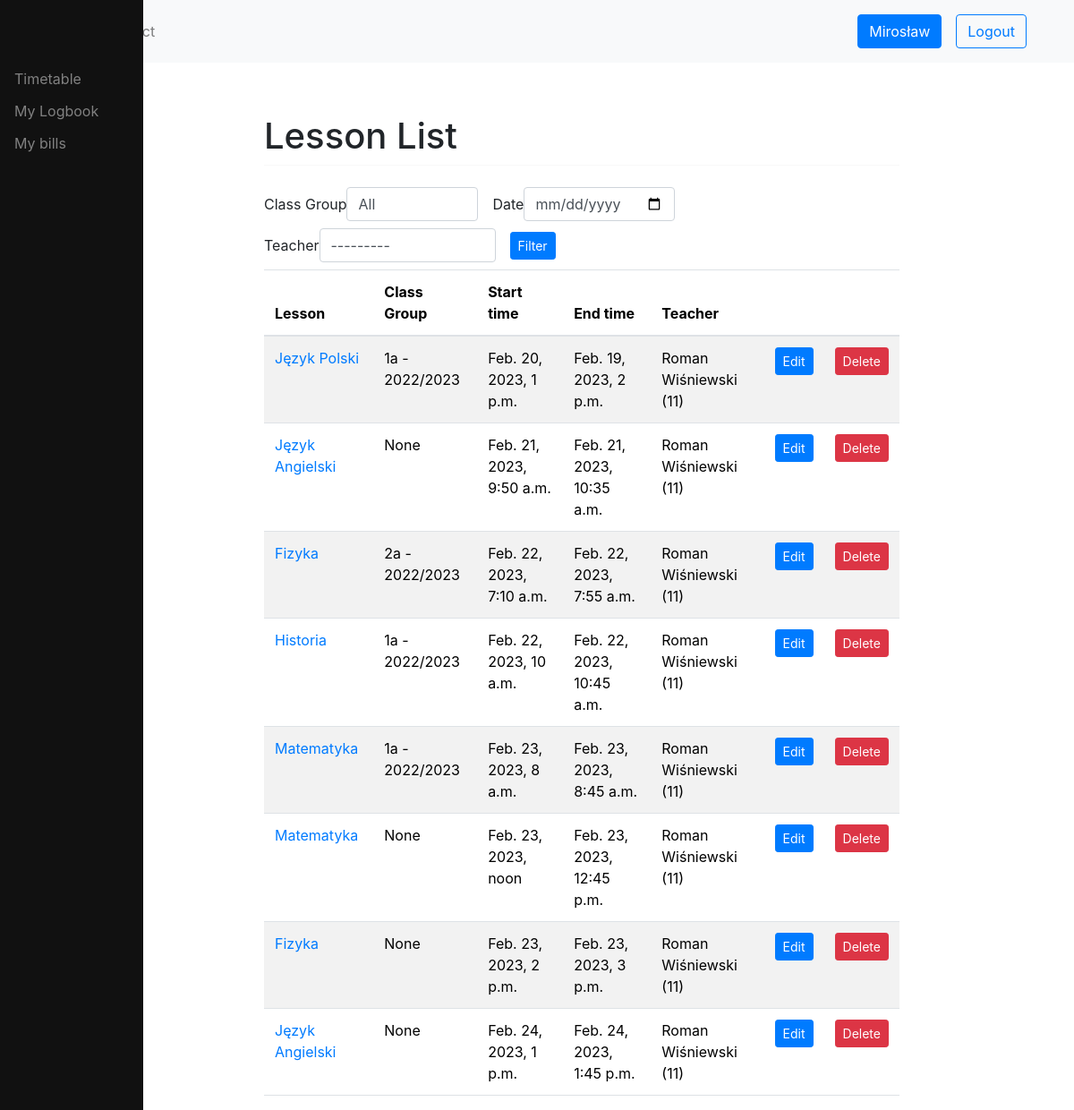
The page /schedule/ (signed in) on the database its author committed.
### users/models.py (models this page shows, shortened)
class User(AbstractUser):
    username = None
    email = models.EmailField(_('email address'), unique=True)
    phone = models.CharField(blank=True, null=True, max_length=16, help_text='Contact phone number')
    address = models.TextField('address', max_length=255, blank=True, null=True)
    date_of_birth = models.DateField(null=True, blank=True)
    USERNAME_FIELD = 'email'
    REQUIRED_FIELDS = []
    objects = CustomUserManager()
    def __str__(self):
        return f'{self.first_name} {self.last_name} ({self.id})'

class Teacher(models.Model):
    user = models.OneToOneField(User, on_delete=models.CASCADE)
    start_date = models.DateField()
    def __str__(self):
        return f'{self.user}'

### schedule/models.py (models this page shows, shortened)
class Lesson(models.Model):
    subject = models.ForeignKey(Subject, on_delete=models.CASCADE)
    location = models.ForeignKey(Location, on_delete=models.CASCADE)
    start_time = models.DateTimeField()
    end_time = models.DateTimeField()
    students = models.ManyToManyField(Student, blank=True)
    teacher = models.ForeignKey(Teacher, on_delete=models.CASCADE, default=None)
    class_group = models.ForeignKey(ClassGroup, on_delete=models.CASCADE, blank=True, null=True, default=None)
    def get_absolute_url(self):
        return reverse("schedule:lesson-detail", kwargs={"id": self.id})

class Subject(models.Model):
    title = models.CharField(max_length=50)
    def __str__(self):
        return self.title

class ClassGroup(models.Model):
    name = models.CharField(max_length=50)
    members = models.ManyToManyField(Student, through='ClassGroupMembership')
    year = models.CharField(max_length=50, default=None)
    def __str__(self):
        return f'{self.name} - {self.year}'

### schedule/views.py (the view, shortened to what this page needs)
# urls.py: path('', LessonListView.as_view(), name='lesson-list'),
class LessonListView(UserPassesTestMixin, ListView):
    template_name = 'lesson/lesson_list.html'
    context_object_name = 'lessons'
    model = Lesson
    def get_context_data(self, **kwargs):
        context = super().get_context_data(**kwargs)
        form = TimetableTeacherFilterForm(self.request.GET or None)
        context['form'] = form
        return context
    def get_queryset(self):
        queryset = super().get_queryset().order_by('start_time')
        class_group_id = self.request.GET.get('class_group', None)
        date = self.request.GET.get('date', None)
        teacher_id = self.request.GET.get('teacher', None)
        if class_group_id:
            queryset = queryset.filter(class_group_id=class_group_id)
        if date:
            date_obj = datetime.strptime(date, '%Y-%m-%d').date()
            start_date = date_obj - timedelta(days=date_obj.weekday())
            end_date = start_date + timedelta(days=6)
            queryset = queryset.filter(start_time__range=(start_date, end_date)).order_by('start_time')
        if teacher_id:
            queryset = queryset.filter(teacher__id=teacher_id)
        return queryset
    def test_func(self):
        return self.request.user.has_perm('schedule.view_lesson')

### schedule/forms.py
class TimetableTeacherFilterForm(forms.Form):
    class_group = forms.ModelChoiceField(
        queryset=ClassGroup.objects.all(),
        required=False,
        empty_label='All',
        label='Class Group'
    )
    date = forms.DateField(
        widget=DateInput(attrs={'type': 'date'}),
        input_formats=['%Y-%m-%d'], required=False
    )
    teacher = forms.ModelChoiceField(queryset=Teacher.objects.all(), required=False)

### logbook/templatetags/auth_extras.py (called while the page is built)
@register.filter(name='has_group')
def has_group(user, group_name):
    group = Group.objects.get(name=group_name)
    return True if group in user.groups.all() else False

### schedule/templates/lesson/lesson_list.html
{% extends 'base.html' %}
{% load crispy_forms_tags %}
{% block content %}
<h1 class="mt-2">Lesson List</h1>
    <hr class="mt-0 mb-4">
  <form method="get" class="form-inline">
    <div class="form-group mb-2">{{ form.class_group|as_crispy_field }}</div>
    <div class="form-group mx-sm-3 mb-2">{{ form.date|as_crispy_field }}</div>
    <div class="form-group mb-2">{{ form.teacher|as_crispy_field }}</div>
     <div class="form-group mx-sm-3 mb-2"><button type="submit" class="btn btn-primary btn-sm">Filter</button></div>
  </form>
<table class="table table-striped">
        <thead>
            <tr>
                <th>Lesson</th>
                <th>Class Group</th>
                <th>Start time</th>
                <th>End time</th>
                <th>Teacher</th>
                <th></th>
                <th></th>
            </tr>
        </thead>
        <tbody>
{% for lesson in object_list %}
    <tr>
        <td><a href='{{ lesson.get_absolute_url }}'>{{ lesson.subject }}</a></td>
        <td>{{ lesson.class_group }}</td>
        <td>{{ lesson.start_time }}</td>
        <td>{{ lesson.end_time }}</td>
        <td>{{ lesson.teacher }}</td>
        <td><a class="btn btn-primary btn-sm" href="{% url 'schedule:lesson-update' lesson.id %}">Edit</a></td>
        <td><a class="btn btn-danger btn-sm" href="{% url 'schedule:lesson-delete' lesson.id %}">Delete</a></td>
    </tr>
{% endfor %}
        </tbody>
</table>
{% endblock %}

### templates/topnav.html
{% load static %}
<nav class="navbar navbar-expand-md navbar-light bg-light">
  <div class="container">
      <ul class="navbar-nav me-auto mb-2 mb-lg-0">
        <li class="nav-item">
          <a class="nav-link" href="{% url 'home' %}">Home</a>
        </li>
        <li class="nav-item">
          <a class="nav-link" href="{% url 'contact' %}">Contact</a>
        </li>
      </ul>
    {% if request.user.is_authenticated %}
      <div class="d-flex align-items-center">
        <a class="btn btn-primary m-2" href="{% url 'users:view' user_id=request.user.id %}">{{ request.user.first_name }}</a>
        <a class="btn btn-outline-primary m-2" href="{% url 'users:logout' %}">Logout</a>
      </div>
    {% else %}
      <div class="d-flex align-items-center">
        <a class="btn btn-primary m-2" href="{% url 'users:login' %}">Login</a>
        <a class="btn btn-outline-primary m-2" href="{% url 'users:register' %}">Register</a>
      </div>
      {% endif %}
  </div>
</nav>

### rows shown on the page
User: user.first_name "Mirosław"
Lesson: subject "Język Polski", class_group "1a - 2022/2023", start_time "Feb. 20, 2023, 1 p.m.", end_time "Feb. 19, 2023, 2 p.m.", teacher "Roman Wiśniewski (11)"
Lesson: subject "Język Angielski", class_group "None", start_time "Feb. 21, 2023, 9:50 a.m.", end_time "Feb. 21, 2023, 10:35 a.m.", teacher "Roman Wiśniewski (11)"
Lesson: subject "Fizyka", class_group "2a - 2022/2023", start_time "Feb. 22, 2023, 7:10 a.m.", end_time "Feb. 22, 2023, 7:55 a.m.", teacher "Roman Wiśniewski (11)"
Lesson: subject "Historia", class_group "1a - 2022/2023", start_time "Feb. 22, 2023, 10 a.m.", end_time "Feb. 22, 2023, 10:45 a.m.", teacher "Roman Wiśniewski (11)"
Lesson: subject "Matematyka", class_group "1a - 2022/2023", start_time "Feb. 23, 2023, 8 a.m.", end_time "Feb. 23, 2023, 8:45 a.m.", teacher "Roman Wiśniewski (11)"
Lesson: subject "Matematyka", class_group "None", start_time "Feb. 23, 2023, noon", end_time "Feb. 23, 2023, 12:45 p.m.", teacher "Roman Wiśniewski (11)"
Lesson: subject "Fizyka", class_group "None", start_time "Feb. 23, 2023, 2 p.m.", end_time "Feb. 23, 2023, 3 p.m.", teacher "Roman Wiśniewski (11)"
Lesson: subject "Język Angielski", class_group "None", start_time "Feb. 24, 2023, 1 p.m.", end_time "Feb. 24, 2023, 1:45 p.m.", teacher "Roman Wiśniewski (11)"
